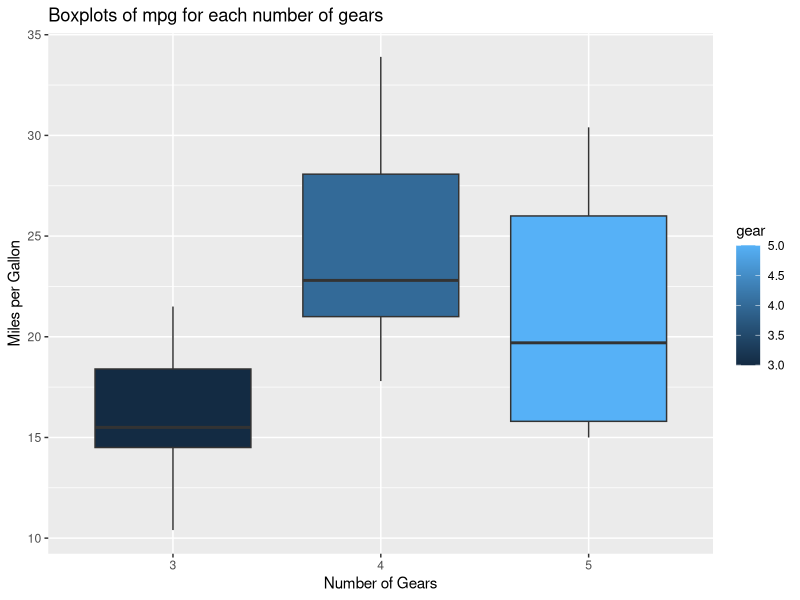
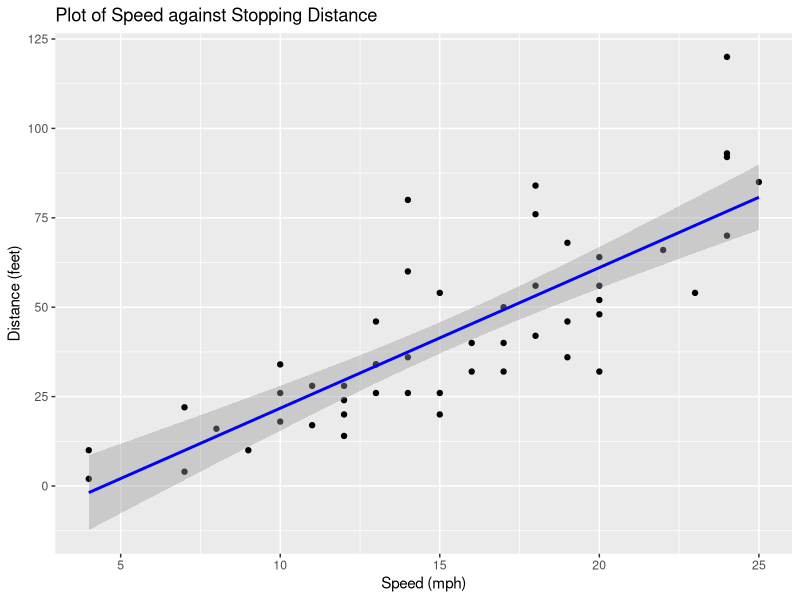
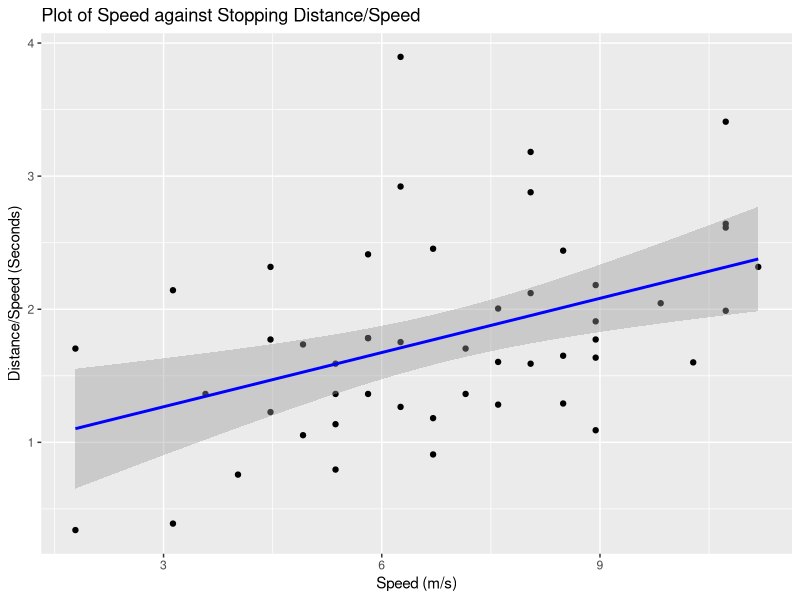

R code for these plots, in order:
## ---- chunk 1
knitr::opts_chunk$set(echo = TRUE)
## ---- chunk 2
#install.packages('ggplot2')

library(ggplot2)
## ---- chunk 3
sumnums <- sum(5:55)
print(sumnums)
## ---- chunk 4

sumfun <- function (n) {
  sum(5:n)
}

print(sumfun(10))
print(sumfun(20))
print(sumfun(100))
## ---- chunk 5
#Create empty object 12 digits long
fib <- numeric(12)

#add first two entries manually
fib[1] <- 1
fib[2] <- 1

#Loop to add entries 3:n (n=12)
for (i in 3:12) {
  fib[i] <- sum(fib[i-1], fib[i-2])
}

#Print Fibonacci object
print(fib)

## ---- chunk 6
#attach(mtcars)

#boxplot(mpg~gear,data=mtcars, col=rgb(0.3,0.5,0.2,0.6),
#        ylab ="ylab", xlab="xlab", main="title",  names = c("name1","n2","n3"))

#With ggplot
box <- ggplot(mtcars, aes(x=as.character(gear), y=mpg, fill=gear)) +
    geom_boxplot()
box + labs(title='Boxplots of mpg for each number of gears', x = 'Number of Gears', y = 'Miles per Gallon')
## ---- chunk 7
#attach(cars)
#Get info on dataset
?cars

#Make linear model and show summary
model <- lm(dist~speed, cars)
summary(model)

#Generate output to answer the question
outputs <- round(summary(model)$coefficients[,1:2], 2)
print(outputs)
## ---- chunk 8

linplot <- ggplot(data=model, aes(x=speed, y=dist)) +
  geom_point() +
  geom_smooth(method=lm, col='blue')
linplot + labs(title="Plot of Speed against Stopping Distance", x = 'Speed (mph)', y = 'Distance (feet)')
## ---- chunk 9

#The logic:
#Stopping distance = thinking distance + braking distance
#Braking distance = k (constant) * speed^2
#Therefore: Stopping distance = thinking distance + k * speed^2
#Thinking distance = speed * reaction time
#Therefore: Stopping distance = speed * reaction time + k * speed^2
#Rearrange in the form Y=mX+C: Stopping distance / speed =  k * speed + reaction time
#Plotting Stopping distance / speed against speed gives reaction time as the intercept.

#Convert in to sensible units
speed_mps <- cars$speed*0.44704  #mph to m/s
dist_m <- cars$dist*0.3048 #feet to meters

#Generate model
thinking <- lm(dist_m/speed_mps~speed_mps)
summary(thinking)
#intercept = 0.86 = average reaction time of 0.86s, which is a reasonable figure.

#Plot the model
thinkplot <- ggplot(data=thinking, aes(x=speed_mps, y=dist_m/speed_mps)) +
  geom_point() +
  geom_smooth(method=lm, col='blue')
thinkplot + labs(title="Plot of Speed against Stopping Distance/Speed" , x = 'Speed (m/s)', y = 'Distance/Speed (Seconds)')

